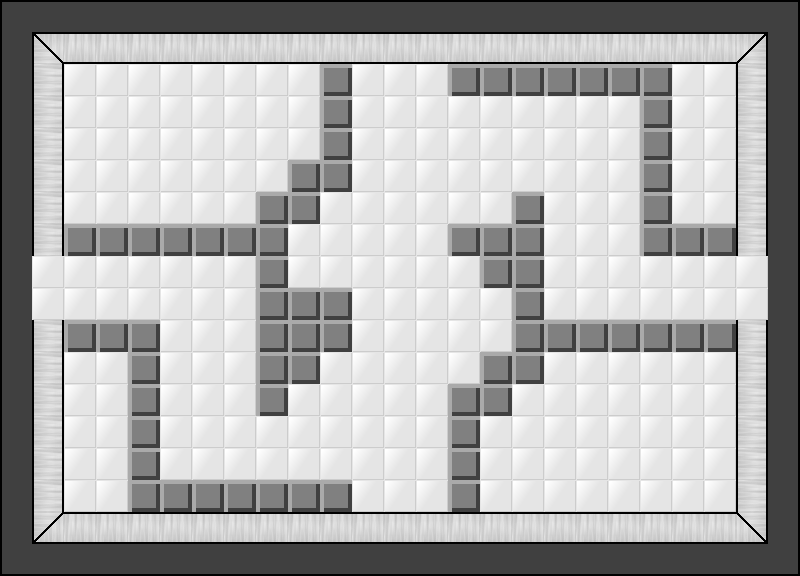

Below is a game level as drawn by its tile map, then a one-line description and the .tmx that defines it (tile-layer data replaced by summaries):
An orthogonal 25x18 tile map with 32x32 px tiles, 2 tile layers (Tile Layer 2, Tile Layer 1) and 12 objects (6x laser, 4x blade, 2x door).

<map version="1.0" orientation="orthogonal" width="25" height="18" tilewidth="32" tileheight="32">
 <tileset firstgid="1" name="room_tileset" tilewidth="32" tileheight="32">
  <image source="../graphics/room_tileset.png" width="192" height="256" />
 </tileset>
 <layer name="Tile Layer 2" width="25" height="18">
  <data>[450 cells, 450 non-empty, 1 distinct tile ids]</data>
 </layer>
 <layer name="Tile Layer 1" width="25" height="18">
  <data>[450 cells, 225 non-empty, 15 distinct tile ids]</data>
 </layer>
 <objectgroup name="Object Layer 1" width="25" height="18">
  <object name="door" type="door" x="32" y="256" width="32" height="64" />
  <object name="door" type="door" x="736" y="256" width="32" height="64" />
  <object name="laser" type="laser" x="352" y="64" width="32" height="32" />
  <object name="laser" type="laser" x="384" y="64" width="32" height="32" />
  <object name="laser" type="laser" x="416" y="64" width="32" height="32" />
  <object name="laser" type="laser" x="352" y="480" width="32" height="32" />
  <object name="laser" type="laser" x="384" y="480" width="32" height="32" />
  <object name="laser" type="laser" x="416" y="480" width="32" height="32" />
  <object name="blade" type="blade" x="224" y="448" width="32" height="32" />
  <object name="blade" type="blade" x="544" y="96" width="32" height="32" />
  <object name="blade" type="blade" x="608" y="288" width="32" height="32" />
  <object name="blade" type="blade" x="160" y="256" width="32" height="32" />
 </objectgroup>
</map>
